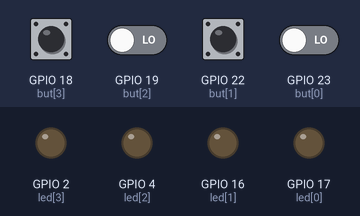
Bench run of a sketch on a simulated ESP32. Shown: output pins drawn as LEDs (lit = HIGH). The test bench sets the inputs (shaded band); at power-on: GPIO 18 (but[3]), GPIO 19 (but[2]), GPIO 22 (but[1]), GPIO 23 (but[0]) LOW. WiFi joins after 1.5 s; servers stay silent unless stated; random numbers use the default seed unless the sketch sets one; EEPROM starts erased; no MQTT or app messages arrive unless stated; what the sketch prints to the serial monitor is not drawn.

Above: at 5.0 s.
5.1 s: GPIO 19 (but[2]) driven HIGH and GPIO 23 (but[0]) driven HIGH
At 17.0 s:
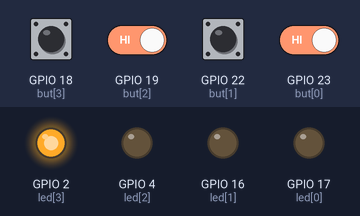
At 18.7 s:
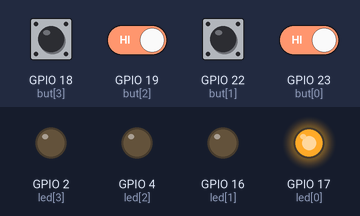
19.1 s: GPIO 19 (but[2]) driven LOW
At 23.8 s:
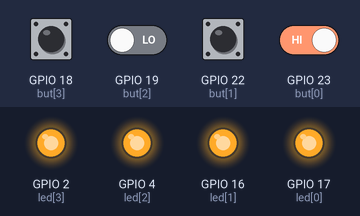
Timing chart, 0 to 37.4 s (numbered marks = the images above; inputs shaded):
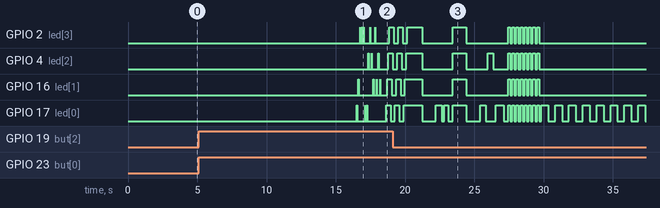

The sketch:

GeniusIOTquase.ino
```cpp
#include <EEPROM.h>
#include <WiFi.h>
#include <PubSubClient.h>
#include <Wire.h>


const char* ssid = "Esp32";
const char* password = "12345678";


const char* mqtt_server = "test.mosquitto.org";


WiFiClient espClient;
PubSubClient client(espClient);


long lastMsg = 0;
char msg[50];
int value = 0;
char Contador = 0;


long previousMillis = 0;
long interval = 1000; //Tempo do intervalo dentro do loop. 1000 milisegundos (1 segundo)
int timeControl = 0;
int led[4] = {17, 16, 4, 2};
int but[4] = {23, 22, 19, 18}; //Pinos dos botões
int sequence[100];
int countGame = 0;
int countInput = 0;
int maxScore = EEPROM.read(0); // Retorna o valor do score armazenado na EEPROM
boolean play = true;


//----- SETUP -----/
void setup() {
  Serial.begin(115200);
  setup_wifi();
  client.setServer(mqtt_server, 1883);


  for (int i = 0; i < 4; i++) {
    pinMode(led[i], OUTPUT);
    pinMode(but[i], INPUT);
  }
  randomSeed(analogRead(0));
  score();
  start();
}


void setup_wifi() {

  delay(10);
  // We start by connecting to a WiFi network
  Serial.println();
  Serial.print("Connecting to ");
  Serial.println(ssid);


  WiFi.begin(ssid, password);


  while (WiFi.status() != WL_CONNECTED) {
    delay(500);
    Serial.print(".");
  }


  Serial.println("");
  Serial.println("WiFi connected");
  Serial.println("IP address: ");
  Serial.println(WiFi.localIP());


}


void reconnect() {
  // Loop until we're reconnected
  while (!client.connected()) {
    Serial.print("Attempting MQTT connection...");
    // Attempt to connect
  //  if (client.connect("ESP8266Client")) {
    if (client.connect("Equipe_genius/PLACAR")) {
      Serial.println("connected");
      // Subscribe
      //client.subscribe("esp32/output");
      client.subscribe("Equipe_genius/PLACAR");
    } else {
      Serial.print("failed, rc=");
      Serial.print(client.state());
      Serial.println(" try again in 5 seconds");
// Wait 5 seconds before retrying
      delay(500);
    }
  }
}


//----- LOOP PRINCIPAL -----/
void loop() {
  unsigned long currentMillis = millis();


  if (currentMillis - previousMillis > interval) {
    previousMillis = currentMillis;
    timeControl++;
    if (timeControl >= 10) {
      start();
    }
  }


  if (play == true) {
    game();
      if (!client.connected()) {
    reconnect();
  }
    client.loop();


     char tempString[8];
    dtostrf(maxScore, 1, 2, tempString);
    Serial.print("Rodada:");    Serial.println(countGame);
    client.publish("Equipe_genius/PLACAR", tempString);

  }
  else {
    player();
  }
}

//----- SORTEIO DO JOGO -----/
void game() {
  countGame++;
  sequence[countGame] = random(4);
  for (int i = 1; i <= countGame; i++) {
    digitalWrite(led[sequence[i]], HIGH);
    delay(400);
    digitalWrite(led[sequence[i]], LOW);
    delay(150);
  }
  play = false;
}

//----- JOGADOR -----


void player() {
  int input = 4;
  int t = 300;


  // Leitura dos botões
  for (int b = 0; b < 4; b++) {
    if (digitalRead(but[b]) == 1) {
      digitalWrite(led[b], HIGH);
      delay(t);
      input = b;
    }
  }


  // Apaga todos os leds
  for (int i = 0; i < 4; i++) {
    digitalWrite(led[i], LOW);
  }


  if (input != 4) {
    timeControl = 0;
    countInput++;
    if (sequence[countInput] != input) {
      delay(t);
      blinkLeds(8, 150);
      score();
      delay(3000);
      start();
      Serial.println("Errou!");
    } else if (countInput == countGame) {
      countInput = 0;
      play = true;
      delay(t);
      blinkLeds(1, 1000);
      Serial.println("Acertou!");
    }
  }
}

//----- SEQUÊNCIA INICIAL DE PISCAR DOS LEDS -----
  void start() {
    while (digitalRead(19)!= HIGH){
     Serial.println("Para iniciar, aperte o botão correspondente ao led vermelho");
     delay(15000);
  }
  countGame = 0;
  countInput = 0;
  timeControl = 0;
  play = true;
  //Pisca os leds randomicamente
  for (int i = 0; i < 15; i++) {
    int x = random(4);
    digitalWrite(led[x], HIGH);
    delay(20);
    digitalWrite(led[x], LOW);
    delay(100);
  }
  //Apaga e acende os leds em sequência
  for (int y = 0; y < 3; y++) {
    for (int i = 0; i < 4; i++) {
      digitalWrite(led[i], LOW);
      delay(80);
    }
    for (int i = 0; i < 4; i++) {
      digitalWrite(led[i], HIGH);
      delay(80);
    }
  }
  delay(1000);
  //Apaga todos os leds
  for (int i = 0; i < 4; i++) {
    digitalWrite(led[i], LOW);
  }
  delay(1000);
}


//----- PISCA OS LEDS -----
void blinkLeds(int qtd, int t) {
  //qtd = quantidade de piscadas / t = tempo
  for (int y = 0; y < qtd; y++) {
    //Acende todos os leds
    for (int i = 0; i < 4; i++) {
      digitalWrite(led[i], HIGH);
    }
    delay(t);
    //Apaga todos os leds
    for (int i = 0; i < 4; i++) {
      digitalWrite(led[i], LOW);
    }
    delay(t);
  }
}

//----- VERIFICA, EXIBE E GRAVA A PONTUAÇÃO -----
void score() {
  //Zera a EEPROM caso esteja acima de 100.
  if (maxScore > 100) {
    EEPROM.write(0, 0);

  }
  //Verifica a pontuação
  if (countGame - 1 > maxScore) {
    EEPROM.write(0, countGame - 1);
    maxScore = countGame - 1;
    for (int i = 0; i < 100; i++) {
      digitalWrite(led[0], HIGH);
      delay(50);
      digitalWrite(led[0], LOW);
      delay(50);
    }
  }
  else if (digitalRead(but[0]) == 1) {
    //Se o verde estiver pressionado, exibe a pontuação piscando o led verde
    for (int i = 0; i < maxScore; i++) {
      digitalWrite(led[0], HIGH);
      delay(500);
      digitalWrite(led[0], LOW);

      delay(500);
    }

    delay(1000);
    if (digitalRead(but[0]) == 1) {
      //Após exibir a pontuação, efetua o reset dos pontos caso o botão verde estiver pressionado
      EEPROM.write(0, 0);

    }
  }
}
```

Measured:
- after the input at 5.1 s, GPIO 4 (led[2]): goes HIGH 0.02 s, LOW 0.22 s, HIGH 0.02 s, LOW 0.46 s, HIGH 0.02 s, LOW 0.70 s, then HIGH, starting after 12.3 s
